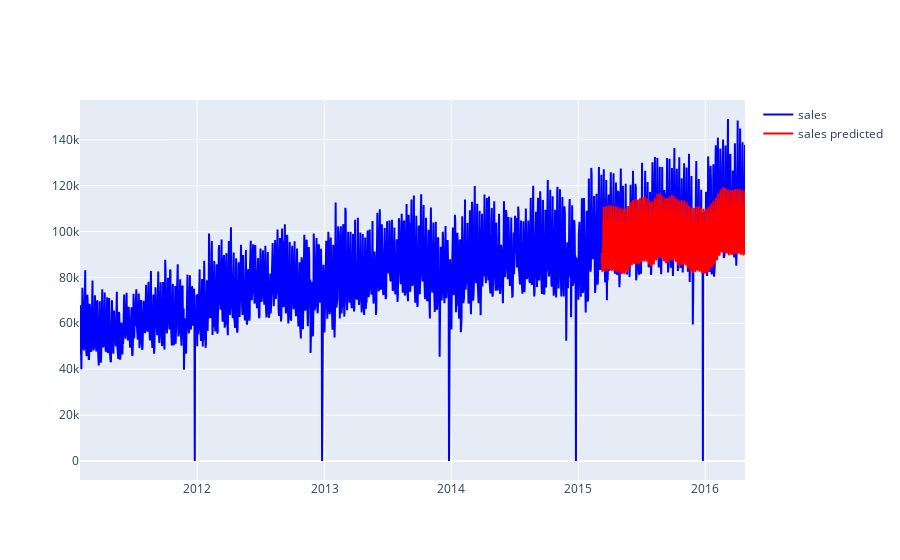

Write notebook code for a chart like this one.
### Code cell
new = Prophet(daily_seasonality = True)
test_predictor = training_data[['date','Total']]
test_predictor.rename(columns={'date': 'ds'}, inplace=True)
test_predictor.rename(columns={'Total': 'y'}, inplace=True)
new.fit(test_predictor)
future = new.make_future_dataframe(periods=413)
forecast = new.predict(future)
predicted_data = forecast[['ds','yhat']]
predicted_data = predicted_data.iloc[1500:,:]
fig = make_subplots(rows=1, cols=1, shared_xaxes=True)
fig.add_trace(go.Scatter(x=date_trim_data["date"], y=date_trim_data["Total"],
                     mode="lines", name="sales", line=dict(color="blue")), row=1, col=1)
fig.add_trace(go.Scatter(x=predicted_data["ds"], y=predicted_data["yhat"],
                     mode="lines", name="sales predicted", line=dict(color="red")), row=1, col=1)

### Figure 1 — Plotly figure (JSON) as saved in the notebook; plotly's stock layout.template omitted (floating-point values rounded to 4 significant figures; data arrays with more than 128 entries replaced by an {"elided": "..."} marker saying what was removed)
{"data": [{"line": {"color": "blue"}, "mode": "lines", "name": "sales", "type": "scatter", "x": {"elided": "1913 str values"}, "xaxis": "x", "y": {"elided": "1913 float values"}, "yaxis": "y"}, {"line": {"color": "red"}, "mode": "lines", "name": "sales predicted", "type": "scatter", "x": {"elided": "413 str values"}, "xaxis": "x", "y": {"elided": "413 float values"}, "yaxis": "y"}], "layout": {"xaxis": {"anchor": "y", "domain": [0, 1]}, "yaxis": {"anchor": "x", "domain": [0, 1]}}}
